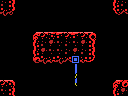

Below is a game level as drawn by its tile map, then a one-line description and the .tmx file that defines it, in full:
An orthogonal 16x12 tile map with 8x8 px tiles, 1 tile layer (Tile Layer 1) and 3 objects (item, 4x4-item, big-item).

<map version="1.0" orientation="orthogonal" renderorder="right-down" width="16" height="12" tilewidth="8" tileheight="8" nextobjectid="33">
 <properties>
  <property name="down" value="hole" />
  <property name="left" value="hole" />
  <property name="right" value="hole" />
  <property name="up" value="hole" />
 </properties>
 <tileset firstgid="1" name="tiles" tilewidth="8" tileheight="8" tilecount="256" columns="16">
  <image source="tiles.png" width="128" height="128" />
 </tileset>
 <layer name="Tile Layer 1" width="16" height="12">
  <data encoding="csv">
114,252,1,1,1,1,1,1,1,1,1,1,1,1,251,114,
250,124,1,1,1,1,1,1,1,1,1,1,1,1,123,127,
1,1,1,1,1,1,1,1,1,1,1,1,1,1,1,1,
1,1,1,1,1,1,1,1,1,1,1,1,1,1,1,1,
1,1,1,1,102,98,254,99,98,99,98,103,1,1,1,1,
1,1,1,1,251,114,115,113,114,113,115,252,1,1,1,1,
1,1,1,1,251,115,113,113,114,115,114,252,1,1,1,1,
1,1,1,1,122,250,126,250,127,171,126,125,1,1,1,1,
1,1,1,1,1,1,1,1,1,135,1,1,1,1,1,1,
1,1,1,1,1,1,1,1,1,132,1,1,1,1,1,1,
98,104,1,1,1,1,1,1,1,256,1,1,1,1,102,97,
113,252,1,1,1,1,1,1,1,1,1,1,1,1,251,115
</data>
 </layer>
 <objectgroup name="objects">
  <object id="29" type="item" x="56" y="16" width="16" height="16" />
  <object id="31" type="4x4-item" x="48" y="0" width="32" height="32" />
  <object id="32" type="big-item" x="48" y="8" width="32" height="24" />
 </objectgroup>
</map>
